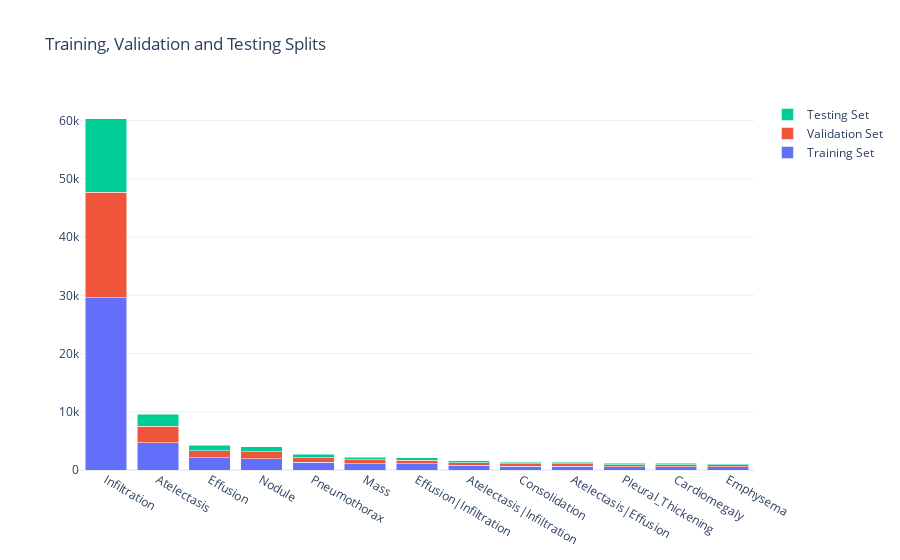

The code cell stored with this chart in its notebook:
### Markdown cell above
## Visualizing the Split

Excluding the No Findings label: Visualizing only the first 14 labels.

### Code cell
import plotly.graph_objects as go
labels = train_set.label.value_counts().keys()
train_counts = train_set.label.value_counts()
valid_counts = valid_set.label.value_counts()
test_counts = test_set.label.value_counts()
fig = go.Figure(data=[
    go.Bar(name='Training Set', x=labels[1:14],
           y=train_set.label.value_counts()),
    go.Bar(name='Validation Set', x=labels[1:14],
           y=valid_set.label.value_counts()),
    go.Bar(name='Testing Set', x=labels[1:14],
           y=test_set.label.value_counts())
])
# Change the bar mode
fig.update_layout(barmode='stack', template = 'plotly_white', 
                  title = 'Training, Validation and Testing Splits')
fig.show()

### Figure 1 — Plotly figure (JSON) as saved in the notebook; plotly's stock layout.template omitted (floating-point values rounded to 4 significant figures; data arrays with more than 128 entries replaced by an {"elided": "..."} marker saying what was removed)
{"data": [{"name": "Training Set", "type": "bar", "x": ["Infiltration", "Atelectasis", "Effusion", "Nodule", "Pneumothorax", "Mass", "Effusion|Infiltration", "Atelectasis|Infiltration", "Consolidation", "Atelectasis|Effusion", "Pleural_Thickening", "Cardiomegaly", "Emphysema"], "y": {"elided": "145 int values"}}, {"name": "Validation Set", "type": "bar", "x": ["Infiltration", "Atelectasis", "Effusion", "Nodule", "Pneumothorax", "Mass", "Effusion|Infiltration", "Atelectasis|Infiltration", "Consolidation", "Atelectasis|Effusion", "Pleural_Thickening", "Cardiomegaly", "Emphysema"], "y": {"elided": "145 int values"}}, {"name": "Testing Set", "type": "bar", "x": ["Infiltration", "Atelectasis", "Effusion", "Nodule", "Pneumothorax", "Mass", "Effusion|Infiltration", "Atelectasis|Infiltration", "Consolidation", "Atelectasis|Effusion", "Pleural_Thickening", "Cardiomegaly", "Emphysema"], "y": {"elided": "145 int values"}}], "layout": {"barmode": "stack", "title": {"text": "Training, Validation and Testing Splits"}}}
